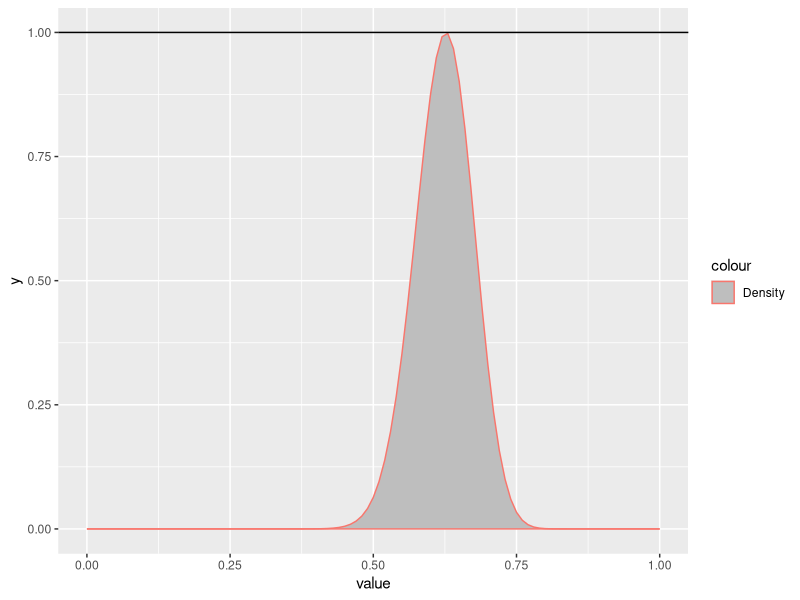

Reproduce this figure in R.
## ---- chunk 1
library(ggplot2)
library(tibble)
library(knitr)
library(kableExtra)
data <- tibble(
  cellCount = c("$y_1 = 125$", "$y_2 = 18$", "$y_3 = 20$", "$y_4 = 34$"),
  probability = c("$\\frac{1}{2} + \\frac{\\theta}{4}$", "$\\frac{1 - \\theta}{4}$", "$\\frac{1 - \\theta}{4}$", "$\\frac{\\theta}{4}$")
)
kable(
  data,
  col.names = c("Cell count", "Probability"),
  caption = "Table 1: Genetic linkage data"
)
## ---- chunk 2
construct_f <- function(y) {
  unscaled_log_f <- function(theta) {
    y[1] * log(2 + theta) + (y[2] + y[3]) * log(1 - theta) + y[4] * log(theta)
  }
  log_maxima <- optimize(
    f = unscaled_log_f,
    maximum = TRUE,
    interval = c(0, 1)
  )$objective
  print(log_maxima)
  
  scaled_f <- function(theta) {
    return(exp(unscaled_log_f(theta) - log_maxima))
  }
  # return(unscaled_log_f)
  return(scaled_f)
}

sample_theta <- function(n, y) {
  f_density <- construct_f(y = y)
  found <- vector()
  while(length(found) < n) {
    x <- runif(1)
    u <- runif(1)
    alpha <- f_density(x)
    if (u <= alpha) {
      found <- c(found, x)
    }
  }
  return(found)
}
## ---- chunk 3
y <- c(125, 18, 20, 34)
f_density <- construct_f(y = y)
df <- enframe(rnorm(10000))
ggplot(data = df) + aes(x = value) +
  stat_function(
    fun = f_density,
    xlim = c(0, 1),
    mapping = aes(col = 'Density'),
    geom = "area",
    fill = "gray"
  ) +
  geom_hline (
    yintercept = 1,
    mapping = aes(col = 'Uniform distribution')
  )
